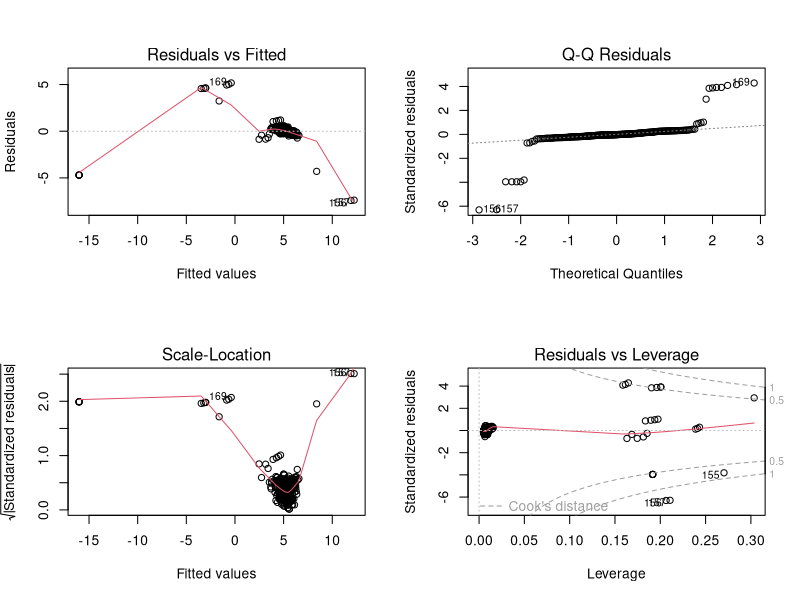

This chart was generated by the following R code: (Note: this script raises an error after producing the figure.)
# NEW regression model

# Load libraries ----
library(corrplot)
library(car)

# Load data ----
data <- read.csv("Data/starbucks.csv", header = TRUE, sep = ",")

# Overview of the data ----
summary(data)
str(data)

# Check how many categories there are in the first column
table(data$Beverage_category)
unique(data$Beverage_category)
table(data$Beverage_prep)
unique(data$Beverage_prep)
table(data$Beverage)
unique(data$Beverage)

# Data transformation ----
# Remove percentage sign from the data
data$Vitamin.C....DV. <- as.numeric(gsub("%", "", data$Vitamin.C....DV.))
data$Calcium....DV. <- as.numeric(gsub("%", "", data$Calcium....DV.))
data$Iron....DV. <- as.numeric(gsub("%", "", data$Iron....DV.))
data$Vitamin.A....DV. <- as.numeric(gsub("%", "", data$Vitamin.A....DV.))

# Set the other variables as numeric
data$Calories <- as.numeric(data$Calories)
data$Trans.Fat..g. <- as.numeric(data$Trans.Fat..g.)
data$Total.Fat..g. <- as.numeric(data$Total.Fat..g.)
data$Cholesterol..mg. <- as.numeric(data$Cholesterol..mg.)
data$Sodium..mg. <- as.numeric(data$Sodium..mg.)
data$Total.Carbohydrates..g. <- as.numeric(data$Total.Carbohydrates..g.)
data$Dietary.Fibre..g. <- as.numeric(data$Dietary.Fibre..g.)
data$Sugars..g. <- as.numeric(data$Sugars..g.)
data$Caffeine..mg. <- as.numeric(data$Caffeine..mg.)

# We have some missing values in the variable caffeine 
is.na(data$Caffeine..mg.)
# There are different way to impute NA
# Use the median is a suitable choice because we look 
# into structure of the variable
summary(data$Caffeine..mg.)


# create a copy of original dataset 
data_cleaned <- data

# Presence of Outliers: Looking at the summary statistics provided, 
# the presence of outliers is indicated by the large difference 
# between the mean (89.52 mg.) and the median (75 mg.).

# Outliers can skew the mean, making it less representative of the 
# central tendency of the data.

# The median, being resistant to outliers, provides a better 
# measure of central tendency in this scenario.

# Possibly non-normal distribution 
# With 23 missing values out of 242 observations, 
# the dataset has a relatively small proportion of missing values 
# (approximately 9.5%). 


# Impute NA with median of the  'Caffeine..mg.', without NA
data_cleaned$Caffeine..mg.[is.na(data_cleaned$Caffeine..mg.)] <- median(data_cleaned$Caffeine..mg., na.rm = TRUE)

# no more NA ---> now we can work directly on cleaned dataset 
summary(data_cleaned$Caffeine..mg.)
is.na(data_cleaned$Caffeine..mg.)


# Rename the cleaned data columns by removing the dots and the unity of measure
colnames(data_cleaned) <- c("Beverage_category", "Beverage",
                            "Beverage_prep", "Calories",
                            "Total_Fat", "Trans_Fat",
                            "Saturated_Fat", "Sodium",
                            "Total_Carbohydrates", "Cholesterol",
                            "Dietary_Fibre", "Sugars",
                            "Protein", "Vitamin_A",
                            "Vitamin_C", "Calcium",
                            "Iron", "Caffeine")

# We have to standardize the data before fitting the regression model
# because the variables have different scales and the data distribution is unbalanced

# Select only numeric variables from the cleaned dataset in order to implement regression model

numerical_vars <- data_cleaned[, sapply(data_cleaned, is.numeric)]

# Before starting to fit the regression model we want to standardize our numeric variable

# We standardize the data using a logaritmic transformation
# because the data is not normally distributed
epsilon <- 1e-9
log_tran_data <- log(numerical_vars + epsilon)

# set as df

log_tran_data_df <- as.data.frame(log_tran_data)

# Fit the linear regression model

mod_log_tr <- lm(Calories ~ ., data = log_tran_data_df)

summary(mod_log_tr)

AIC(mod_log_tr)
BIC(mod_log_tr)
vif(mod_log_tr)

# Bakcward selection

mod_log_tr_backward <- step(mod_log_tr, direction = "backward")
summary(mod_log_tr_backward)
AIC(mod_log_tr_backward)
BIC(mod_log_tr_backward)
vif(mod_log_tr_backward)

# Stampare le variabili nel modello completo
cat("Variabili nel modello completo:\n")
names(coefficients(mod_log_tr))

# Stampare le variabili nel modello backward
cat("\nVariabili nel modello backward:\n")
names(coefficients(mod_log_tr_backward))


# Forwards selection

mod_log_tr_forward <- step(mod_log_tr, direction = "forward")
summary(mod_log_tr_forward)
AIC(mod_log_tr_forward)
BIC(mod_log_tr_forward)
vif(mod_log_tr_forward)

# Stampare le variabili nel modello forward
cat("\nVariabili nel modello forward:\n")
names(coefficients(mod_log_tr_forward))


# Stepwise selection

mod_log_tr_stepwise <- step(mod_log_tr, direction = "both")
summary(mod_log_tr_stepwise)
AIC(mod_log_tr_stepwise)
BIC(mod_log_tr_stepwise)
vif(mod_log_tr_stepwise)

# Stampare le variabili nel modello stepwise
cat("\nVariabili nel modello stepwise:\n")
names(coefficients(mod_log_tr_stepwise))



# ANOVA between full model and backward model

anova(mod_log_tr, mod_log_tr_backward)

# Analysis of residuals

# We can check the residuals of the model to see if they are normally distributed

# We can use the Shapiro-Wilk test to check the normality of the residuals

shapiro.test(residuals(mod_log_tr_backward))

par(mfrow = c(2, 2))
plot(mod_log_tr_backward)

plot(mod_logistic)






# Logistic model

# We can also fit a logistic model to predict the calories

# We have to create a binary variable to predict the calories
# We can use the median of the calories as threshold
# If the calories are greater than the median we set 1, otherwise 0
# We can use the median because the data is not normally distributed

median_calories <- median(log_tran_data_df$Calories)

log_tran_data_df$Calories <- ifelse(log_tran_data_df$Calories > median_calories, 1, 0)

# Fit the logistic model

mod_logistic <- glm(Calories ~ ., data = log_tran_data_df, family = "binomial")

summary(mod_logistic)

AIC(mod_logistic)
BIC(mod_logistic)
vif(mod_logistic)


